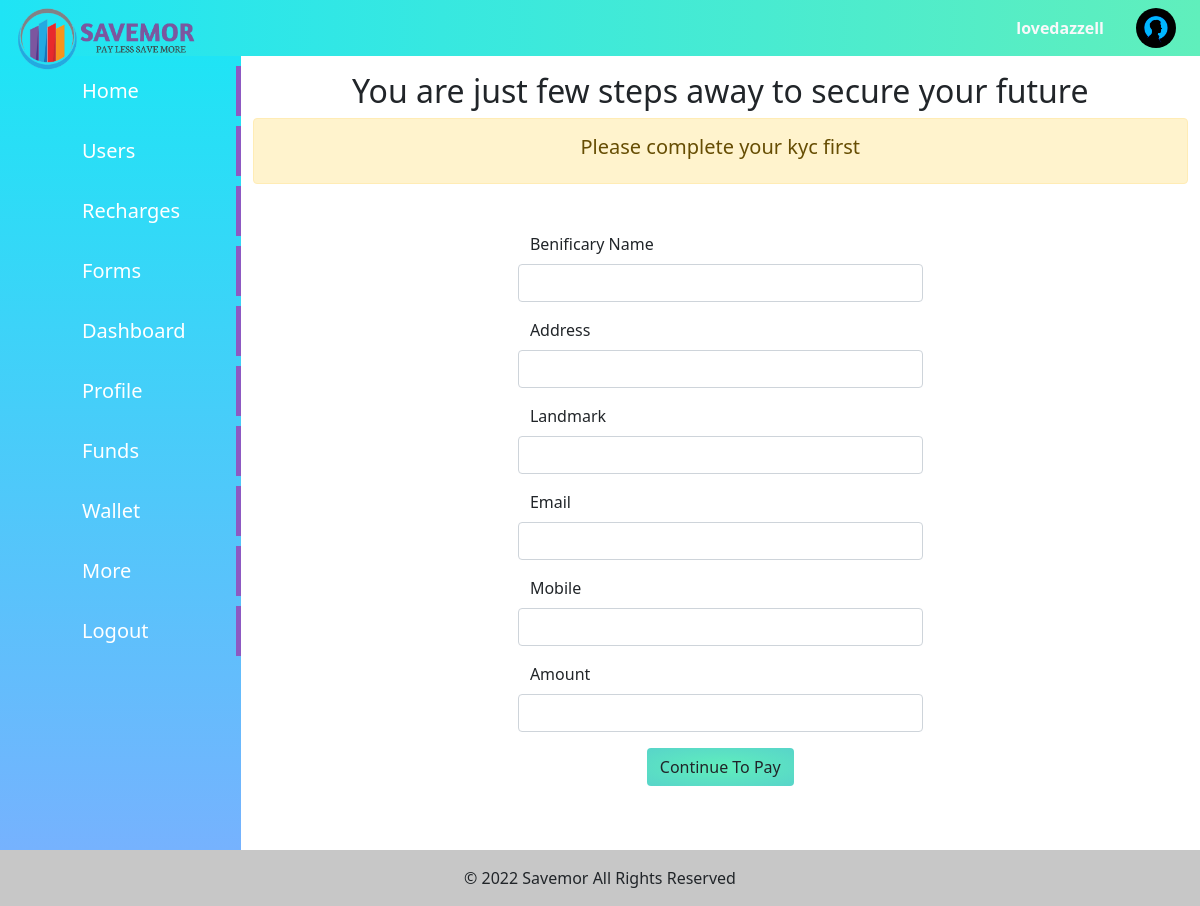
The page /cst/applyFd/ (signed in) on the database its author committed.
### authentication/models.py (models this page shows)
class User(AbstractUser):
    username = models.CharField(max_length=50,blank = True, null = True)
    mobile = models.IntegerField(null=True,blank=True)
    status = models.CharField(max_length=100,default='I love Investments')
    profile_pic = models.ImageField(default='profile/profile.png',upload_to = 'profile')
    email = models.EmailField(unique=True)
    wallet = models.FloatField(default=0)
    kyc_status = models.BooleanField(default=False)
    kyc_pending = models.BooleanField(default=False)
    terms = models.BooleanField(default=False)
    distibutor_status = models.BooleanField(default=False)
    pin = models.IntegerField(null=True, blank= True)
    certificate_status = models.CharField(max_length=80,default='Regular')
    withdraw_amount = models.IntegerField(null=True)
    withdraw_status = models.BooleanField(default=False)
    Premium_user = models.BooleanField(default=False)
    premium_Created = models.DateField(null = True)
    refer_by = models.CharField(null=True,blank=True,max_length=70)
    USERNAME_FIELD = 'email'
    objects = UserManager()
    REQUIRED_FIELDS = []

### cust/views.py (the view)
# urls.py: path('applyFd/',views.applyFd,name = 'applyFd'),
def applyFd(request):
    if request.user.is_authenticated:
        if request.method == 'POST':
            form = UserFdDataForm(request.POST)
            if form.is_valid():
                uname = form.cleaned_data['fd_owner']
                uadd = form.cleaned_data['address']
                uemail = form.cleaned_data['email']
                uamount = form.cleaned_data['amount']
                umob = form.cleaned_data['mobile']
                Orderid = order_id()
                if request.user.kyc_status == True:
                    user = User.objects.get(email = request.user)
                    if int(request.POST['pin']) == user.pin:
                        if uamount  <= request.user.wallet:
                            deduction = User.objects.get(email = request.user)
                            deduction.wallet  -= uamount
                            order = UserFunds(name = request.user,fd_owner=uname ,address=uadd ,email = uemail,amount = uamount,mobile=umob,order_id = Orderid)
                            order.save()
                            user_amount = Wallet(user = request.user ,amount = uamount,order_id=tran_id,payment_status=True,
                            payment_get_or_send='send',message = 'High Returns')
                            user_amount.save()
                            messages.success(request,'Thanks For Choosing High Returns')
                            return HttpResponseRedirect('/cst/userfdform/')
                        else:
                            messages.warning(request,'Your wallet money is lessthan your investment amount please add money first ')
                            return HttpResponseRedirect('/core/wallet/')
                    else:
                        messages.warning(request,'Incorrect Pin')
                        return HttpResponseRedirect('/core/applyFd/')
                else:
                    messages.warning(request,'KYC is mendatory to access premium feactures')
                    return HttpResponseRedirect('/core/kyc/')
        else:
            form = UserFdDataForm()
        context = {'form':form}
        return render(request,'cust/applyfd.html',context)
    else:
        return HttpResponseRedirect('/login/')

### cust/forms.py
class UserFdDataForm(forms.ModelForm):
    fd_owner  = forms.CharField(label='Benificary Name' , label_suffix="" ,widget=forms.TextInput(attrs={'class':'form-control'}) )
    address  = forms.CharField(label='Address' , label_suffix="" ,widget=forms.TextInput(attrs={'class':'form-control'}) )
    address1  = forms.CharField(label='Landmark' , label_suffix="" ,widget=forms.TextInput(attrs={'class':'form-control'}) )
    email  = forms.EmailField(label='Email' , label_suffix="" ,widget=forms.EmailInput(attrs={'class':'form-control'}) )
    mobile  = forms.IntegerField(label='Mobile' , label_suffix="" ,widget=forms.NumberInput(attrs={'class':'form-control'}) )
    amount  = forms.IntegerField(label='Amount' , label_suffix="" ,widget=forms.NumberInput(attrs={'class':'form-control'}))
    class Meta:
        model = UserFunds
        fields = '__all__'
        exclude=['name','order_id','payment_id','payment_status','duration',"certificate_status"]

### cust/templates/cust/applyfd.html (shortened to what this page needs)
{% extends "cust/base.html" %}
{% load static %}
{% block css %} {{block.super}}
<link rel="stylesheet" href="{% static 'cust/css/apply-fd.css' %}" />
{% endblock css %}
{% block content %}
<div class="container-sm ">
<h2 class="text-center mt-3">
    You are just few steps away to secure your future
</h2>
{% if request.user.kyc_status == False %}
<div class="alert alert-warning">
    <h5 class="text-center">Please complete your kyc first</h5>
</div>
{% endif %}
<div class="form-fd my-5 " >
    <form action="" name="form" id="fd-form"  method="POST" novalidate>
    {% for field in  form %}
    <div class="mb-3 row">
      <div class="form-label"> {{field.label_tag}}</div>
       {{field}}
      </div>
    {% endfor %}
          <p class="text-center">
            <button type="button" class="btn " id="submit" style=" background: radial-gradient(#60efbc, #58d5c9); "  data-bs-toggle="modal" data-bs-target="#staticBackdrop">
              Continue To Pay
            </button>
          </p>
    </form>
  </div>
</div>
{% endblock content %}

### cust/templates/cust/base.html (shortened to what this page needs)
<!DOCTYPE html>
{% load static %}
<html lang="en">
  <head>
  {% block css %}
  <link rel="stylesheet" href="{% static 'cust/css/bootstrap.css' %}" />
  <link rel="stylesheet" href="{% static 'cust/css/style.css' %}" />
  {% endblock css %}
  </head>
  <body>
    <header>
      <nav class="top bg-theme">
        <ul class="nav p-2">
          <li class="nav-item  h-100">
            <h4 class="my-auto" >
              <img src="{% static 'cust/images/savemor_logo1.png' %}" class="mx-2 logo-full"  style="width: 180px; position:absolute; " alt="">
            </h4>
          </li>
        </ul>
        <ul class="nav p-2">
          <li class="d-flex align-items-center ">
            <a class="nav-link  text-light  " href="{% url 'editprofile' %}"><b class="text-light" >{{request.user.username}}</b></a>
          </li>
          <li class="d-flex align-items-center ">
            <a href="{% url 'editprofile' %}"><img src="{{request.user.profile_pic.url}}" style="width: 40px;height: 40px; border-radius: 50%;" class="mx-3" alt="" >
            </a>
          </li>
        </ul>
      </nav>
    </header>
    <div class="content">
      <div class="content1 bg-panel">
        <div class="leftbar">
          <ul>
            {% if request.user.is_superuser == True %}
            <li class="">
             <a href="{% url  'admindisplay'%}">Home</a>
           </li>
           <li class="">
             <a href="{% url  'allusers'%}">Users</a>
           </li>
           <li class="">
            <a href="{% url 'recharge_admin'   %}">Recharges</a>
          </li>
           <li class="">
             <a href="{% url  'allforms'%}">Forms</a>
           </li>
            {% endif %}
             <li class="">
               <a href="{% url  'profile'%}">Dashboard</a>
             </li>
             <li><a href="{% url  'editprofile'%}">Profile</a></li>
             <li><a href="{% url  'userfdform'%}">Funds</a></li>
             <li><a href="{% url  'wallet'%}">Wallet</a></li>
             <li><a href="{% url  'setting'%}">More</a></li>
             <li><a href="{% url 'userlogout' %}">Logout</a></li>
        </ul>
        </div>
      </div>
      <div class="content2">
{% block content %}
{% endblock content %}
</div>
</div>
<footer style="background-color: rgb(248, 248, 248);" class=" text-center   text-lg-start">
  <div class="text-center p-3" style="background-color: rgba(0, 0, 0, 0.2);">
    © 2022 Savemor
    <a class="text-dark text-decoration-none " href=""> All Rights Reserved </a>
  </div>
</footer>
  </body>
</html>

### cust/static/cust/css/style.css (style rules this page uses)
* { margin: 0; padding:0; }
.top { display:flex; justify-content :space-between; }
.bg-theme { background:linear-gradient(to right,#1fe4f5,#60efbc) ; }
.bg-panel { background:linear-gradient(to bottom,#1fe4f5,#76b2fe) ; }
.leftbar { height: auto; display: flex; justify-content: center; }
.leftbar ul li { list-style-type: none; border-right: 5px solid #8d59c2; margin-top: 10px; padding: 10px 50px; transition: 0.5s; }
.leftbar ul li a { text-decoration: none; font-size: 20px; font-weight: 500; color:rgb(255, 255, 255); }
.content { display: grid; grid-template-columns: 0.2fr 1fr; }
.logo-full { display: block; }

### cust/static/cust/css/apply-fd.css (style rules this page uses)
.form-fd { display: flex; justify-content: center; }

### rows shown on the page
User: user.username "lovedazzell", user.profile_pic (picture)

### other values the page prints
{{ field.label_tag }} "Benificary Name" "Address" "Landmark" "Email" "Mobile" "Amount"
